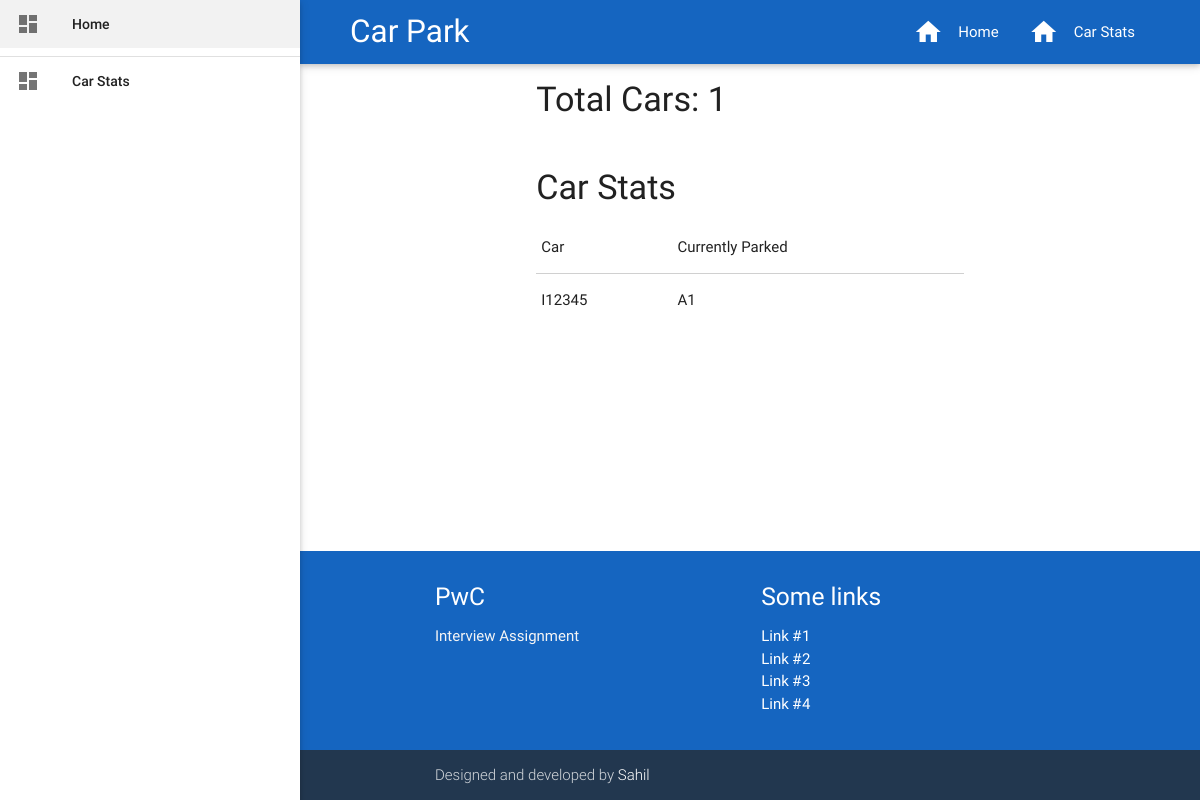
/stats/, run on an earlier commit of the app's database.
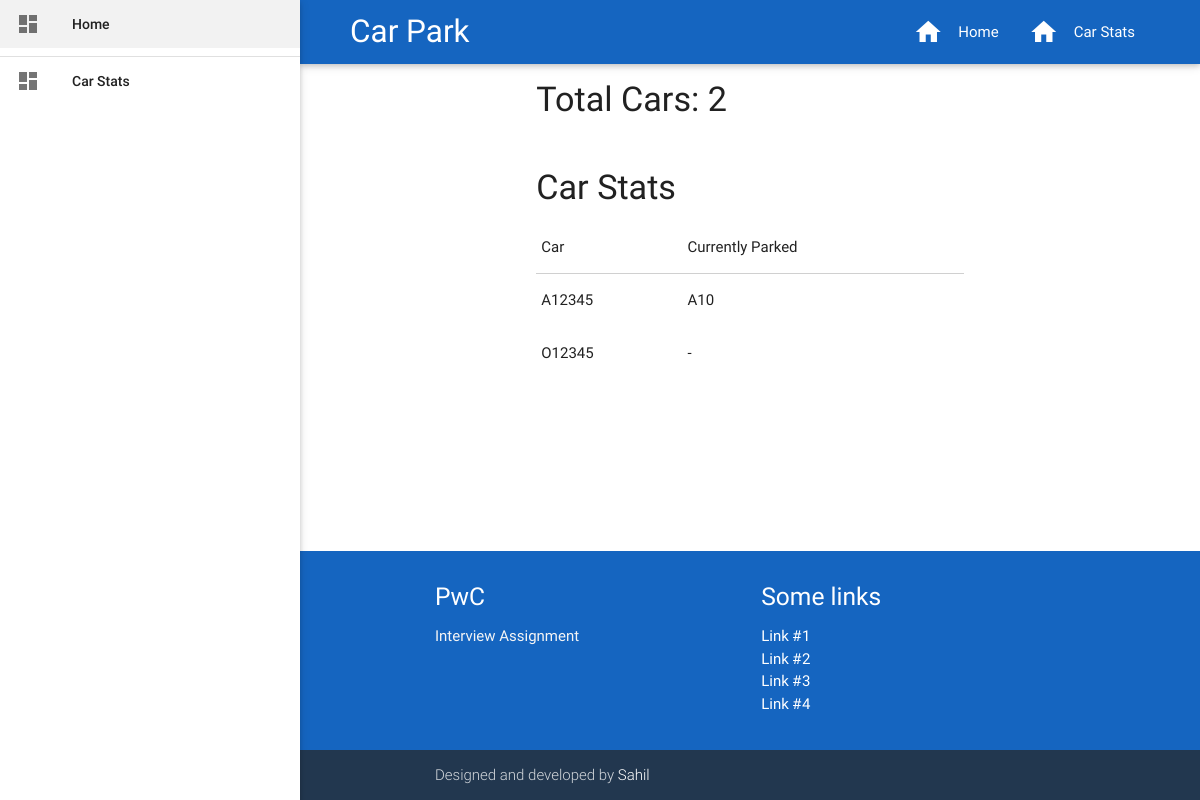
And on a later commit of the database.
### parking_lot/models.py (models this page shows, shortened)
class Car(models.Model):
    license_no = models.CharField(max_length=6, unique=True)
    in_time = models.DateTimeField(auto_now_add=True)
    out_time = models.DateTimeField(auto_now_add=False, blank=True, null=True)
    parking_space = models.OneToOneField(ParkingSpace, blank=True, null=True, on_delete=models.CASCADE)

class ParkingSpace(models.Model):
    space = models.IntegerField()
    level = models.CharField(max_length=1)
    parking_lot = models.ForeignKey(ParkingLot, on_delete=models.CASCADE)
    occupied = models.BooleanField(default=False)
    def __str__(self):
        return "{0}{1}".format(self.level, self.space)

### parking_lot/views.py (the view)
# urls.py: url(r'^stats/$', views.car_stats, name='car_stats'),
def car_stats(request):
    context_dict = {}
    context_dict['total_cars'] = Car.objects.all().count()
    context_dict['cars'] = Car.objects.all()
    return render(request, 'parking_lot/cars.html', context_dict)

### parking_lot/templates/parking_lot/cars.html (shortened to what this page needs)
{% extends 'parking_lot/base.html' %}
{% load static %}
{% block main_block %}
    <div class="row">
        <div class="col s12 offset-m3 m6 offset-l3 l6">
            <h4>Total Cars: {{ total_cars }}</h4>
        </div>
    </div>
    <div class="row">
        <div class="col s12 offset-m3 m6 offset-l3 l6">
            <h4>Car Stats</h4>
            <table>
                <thead>
                    <td>Car</td>
                    <td>Currently Parked</td>
                </thead>
                <tbody>
                    {% for car in cars %}
                        <tr>
                            <td>{{ car.license_no }}</td>
                            <td>{% if car.parking_space %} {{ car.parking_space }} {% else %} - {% endif %}</td>
                        </tr>
                    {% endfor %}
                </tbody>
            </table>
        </div>
    </div>
{% endblock %}

What changed in the data, as far as the page shows it:
removed Car: license_no "I12345", parking_space "A1"
added Car: license_no "A12345", parking_space "A10"
added Car: license_no "O12345"
Also different on the page:
{{ total_cars }}: "1" → "2"
